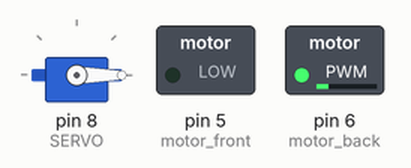
Simulated run of this sketch. Board: Arduino Uno, built with avr-gcc and run on an emulated ATmega328P. Parts: servo, switched loads named in the sketch (green lamp = pin HIGH).

Above: at 0.1 s.
At 2.1 s:
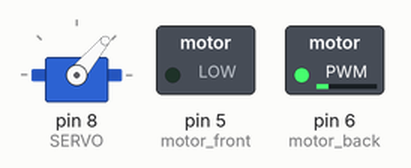
At 4.1 s:
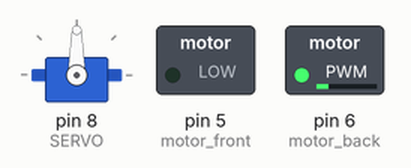
At 9.1 s:
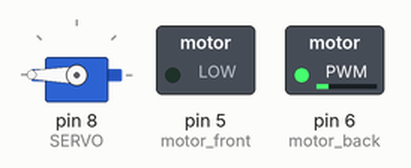
Timing chart, 0 to 10.6 s (numbered marks = the images above):
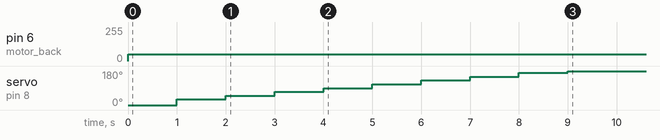

Measured:
- by itself, pin 6 (motor_back): 0/255 → 50/255 at 0.00 s
- by itself, servo on pin 8 (SERVO): moves from 0° to 180° over 8.0 s

The sketch:

motors.ino
```cpp
#include <AutoPID.h>
#include <Servo.h>

// CONFIGS
double DISTANCE_REF = 10;

// PINS
#define motor_front 5
#define motor_back 6
#define SERVO 8

Servo myservo;

double distance = 0;
double servo_pos = 0;

AutoPID pid(&distance, &DISTANCE_REF, &servo_pos, 0, 180, 2, 2, 2);

void setMotor(int motorSpeed){
  analogWrite(motor_back, motorSpeed>=0?motorSpeed:0); //  TODO: map
  analogWrite(motor_front, motorSpeed>=0?0:-motorSpeed);
}

void setup() {
  pinMode(motor_back, OUTPUT);
  pinMode(motor_front, OUTPUT);
  myservo.attach(SERVO);
}

void loop() {
  pid.run();
  setMotor(pid.atSetPoint(2)?100:50);
  myservo.write(servo_pos);
}
```
